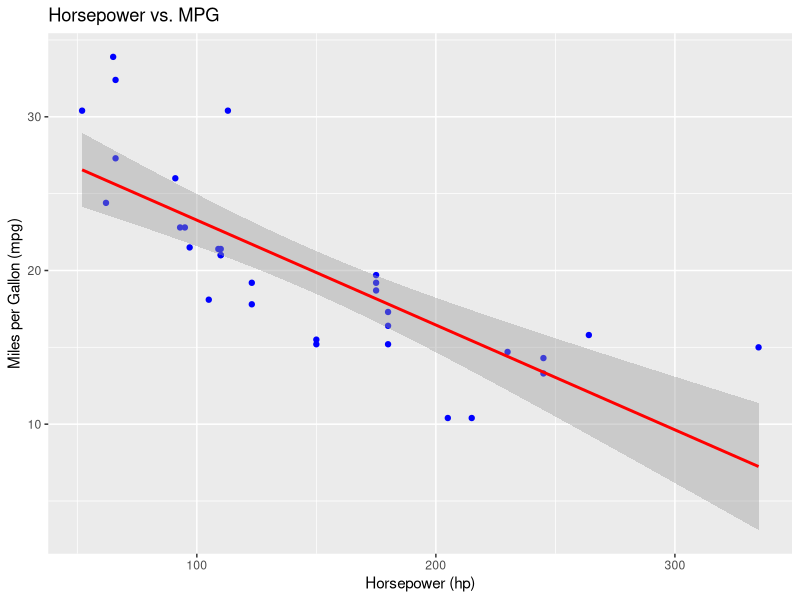

Here is the R script that generated this plot:
## ---- chunk 1
#| echo: false
#| warning: false
#| message: false
#| results: 'hide'
## ---- chunk 2
#| echo: false
#| warning: false
#| message: false
#| results: 'hide'

library(ggplot2)

## ---- chunk 3
#| echo: true
#| warning: false
#| message: false

head(mtcars)

## ---- chunk 4
#| echo: true
#| warning: false
#| message: false

ggplot(mtcars, aes(x = hp, y = mpg)) +
  geom_point(color = "blue") +
  geom_smooth(method = "lm", color = "red") +
  labs(title = "Horsepower vs. MPG", x = "Horsepower (hp)", y = "Miles per Gallon (mpg)")
